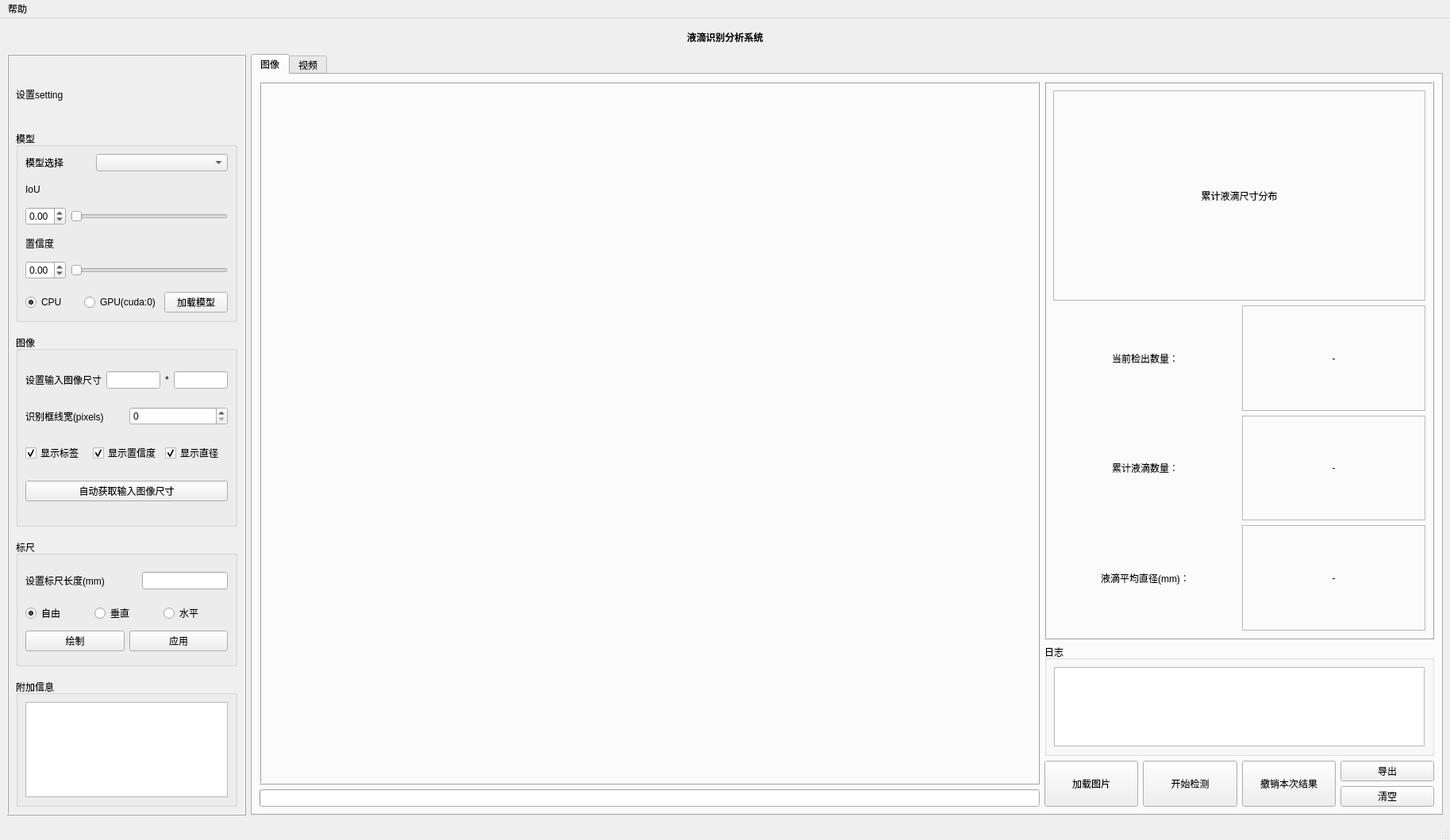
<?xml version="1.0" encoding="UTF-8"?>
<ui version="4.0">
 <class>MainWindow</class>
 <widget class="QMainWindow" name="MainWindow">
  <property name="geometry">
   <rect>
    <x>0</x>
    <y>0</y>
    <width>1827</width>
    <height>1059</height>
   </rect>
  </property>
  <property name="windowTitle">
   <string>MainWindow</string>
  </property>
  <property name="statusTip">
   <string/>
  </property>
  <property name="animated">
   <bool>true</bool>
  </property>
  <widget class="QWidget" name="centralwidget">
   <layout class="QVBoxLayout" name="verticalLayout_5">
    <item>
     <widget class="QLabel" name="label">
      <property name="sizePolicy">
       <sizepolicy hsizetype="Preferred" vsizetype="Minimum">
        <horstretch>0</horstretch>
        <verstretch>0</verstretch>
       </sizepolicy>
      </property>
      <property name="minimumSize">
       <size>
        <width>0</width>
        <height>30</height>
       </size>
      </property>
      <property name="styleSheet">
       <string notr="true">font: 12pt &quot;微软雅黑&quot;;
                                font-weight:bold;
                            </string>
      </property>
      <property name="text">
       <string>液滴识别分析系统</string>
      </property>
      <property name="alignment">
       <set>Qt::AlignCenter</set>
      </property>
     </widget>
    </item>
    <item>
     <layout class="QHBoxLayout" name="horizontalLayout_2" stretch="1,5">
      <item>
       <widget class="QFrame" name="frame_3">
        <property name="frameShape">
         <enum>QFrame::Box</enum>
        </property>
        <property name="frameShadow">
         <enum>QFrame::Raised</enum>
        </property>
        <layout class="QVBoxLayout" name="verticalLayout_6" stretch="1,3,0,3,0,2,0,2">
         <item>
          <layout class="QHBoxLayout" name="horizontalLayout_3">
           <item>
            <widget class="QLabel" name="label_13">
             <property name="text">
              <string>设置setting</string>
             </property>
            </widget>
           </item>
          </layout>
         </item>
         <item>
          <widget class="QGroupBox" name="groupBox">
           <property name="cursor">
            <cursorShape>ArrowCursor</cursorShape>
           </property>
           <property name="title">
            <string>模型</string>
           </property>
           <layout class="QVBoxLayout" name="verticalLayout_7" stretch="1,1,1,0,0">
            <item>
             <layout class="QGridLayout" name="gridLayout_5" columnstretch="1,2">
              <item row="0" column="0">
               <widget class="QLabel" name="label_14">
                <property name="text">
                 <string>模型选择</string>
                </property>
               </widget>
              </item>
              <item row="0" column="1">
               <widget class="QComboBox" name="detWeightsComboBox"/>
              </item>
             </layout>
            </item>
            <item>
             <layout class="QVBoxLayout" name="verticalLayout_10">
              <item>
               <widget class="QLabel" name="label_15">
                <property name="text">
                 <string>IoU</string>
                </property>
               </widget>
              </item>
              <item>
               <layout class="QHBoxLayout" name="horizontalLayout_6">
                <item>
                 <widget class="QDoubleSpinBox" name="picIouSpinBox">
                  <property name="wrapping">
                   <bool>true</bool>
                  </property>
                  <property name="minimum">
                   <double>0.000000000000000</double>
                  </property>
                  <property name="maximum">
                   <double>1.000000000000000</double>
                  </property>
                  <property name="singleStep">
                   <double>0.010000000000000</double>
                  </property>
                 </widget>
                </item>
                <item>
                 <widget class="QSlider" name="picIouSlider">
                  <property name="maximum">
                   <number>100</number>
                  </property>
                  <property name="singleStep">
                   <number>1</number>
                  </property>
                  <property name="orientation">
                   <enum>Qt::Horizontal</enum>
                  </property>
                 </widget>
                </item>
               </layout>
              </item>
             </layout>
            </item>
            <item>
             <layout class="QVBoxLayout" name="verticalLayout_12">
              <item>
               <widget class="QLabel" name="label_16">
                <property name="text">
                 <string>置信度</string>
                </property>
               </widget>
              </item>
              <item>
               <layout class="QHBoxLayout" name="horizontalLayout_8">
                <item>
                 <widget class="QDoubleSpinBox" name="picConfSpinBox">
                  <property name="wrapping">
                   <bool>true</bool>
                  </property>
                  <property name="maximum">
                   <double>1.000000000000000</double>
                  </property>
                  <property name="singleStep">
                   <double>0.010000000000000</double>
                  </property>
                 </widget>
                </item>
                <item>
                 <widget class="QSlider" name="picConfSlider">
                  <property name="cursor">
                   <cursorShape>ArrowCursor</cursorShape>
                  </property>
                  <property name="maximum">
                   <number>100</number>
                  </property>
                  <property name="orientation">
                   <enum>Qt::Horizontal</enum>
                  </property>
                 </widget>
                </item>
               </layout>
              </item>
             </layout>
            </item>
            <item>
             <spacer name="verticalSpacer_4">
              <property name="orientation">
               <enum>Qt::Vertical</enum>
              </property>
              <property name="sizeHint" stdset="0">
               <size>
                <width>20</width>
                <height>10</height>
               </size>
              </property>
             </spacer>
            </item>
            <item>
             <layout class="QHBoxLayout" name="horizontalLayout_7" stretch="0,0,0">
              <item>
               <widget class="QRadioButton" name="cpuRaidoButton">
                <property name="text">
                 <string>CPU</string>
                </property>
                <property name="checked">
                 <bool>true</bool>
                </property>
                <property name="autoExclusive">
                 <bool>true</bool>
                </property>
               </widget>
              </item>
              <item>
               <widget class="QRadioButton" name="gpuRadioButton">
                <property name="text">
                 <string>GPU(cuda:0)</string>
                </property>
               </widget>
              </item>
              <item>
               <widget class="QPushButton" name="pic_model_load_button">
                <property name="text">
                 <string>加载模型</string>
                </property>
               </widget>
              </item>
             </layout>
            </item>
           </layout>
          </widget>
         </item>
         <item>
          <spacer name="verticalSpacer">
           <property name="orientation">
            <enum>Qt::Vertical</enum>
           </property>
           <property name="sizeHint" stdset="0">
            <size>
             <width>20</width>
             <height>10</height>
            </size>
           </property>
          </spacer>
         </item>
         <item>
          <widget class="QGroupBox" name="groupBox_5">
           <property name="title">
            <string>图像</string>
           </property>
           <layout class="QVBoxLayout" name="verticalLayout_15" stretch="1,2,2,0">
            <item>
             <layout class="QHBoxLayout" name="horizontalLayout_10">
              <item>
               <widget class="QLabel" name="label_19">
                <property name="text">
                 <string>设置输入图像尺寸</string>
                </property>
               </widget>
              </item>
              <item>
               <widget class="QLineEdit" name="lineEdit_2">
                <property name="text">
                 <string/>
                </property>
               </widget>
              </item>
              <item>
               <widget class="QLabel" name="label_20">
                <property name="text">
                 <string>*</string>
                </property>
               </widget>
              </item>
              <item>
               <widget class="QLineEdit" name="lineEdit_3"/>
              </item>
             </layout>
            </item>
            <item>
             <layout class="QHBoxLayout" name="horizontalLayout_11" stretch="3,3">
              <item>
               <widget class="QLabel" name="label_12">
                <property name="text">
                 <string>识别框线宽(pixels)</string>
                </property>
               </widget>
              </item>
              <item>
               <widget class="QSpinBox" name="detectLineWidthSpinBox"/>
              </item>
             </layout>
            </item>
            <item>
             <layout class="QHBoxLayout" name="horizontalLayout_12">
              <item>
               <widget class="QCheckBox" name="showLabelCheckBox">
                <property name="text">
                 <string>显示标签</string>
                </property>
                <property name="checked">
                 <bool>true</bool>
                </property>
               </widget>
              </item>
              <item>
               <widget class="QCheckBox" name="showConfCheckBox">
                <property name="text">
                 <string>显示置信度</string>
                </property>
                <property name="checked">
                 <bool>true</bool>
                </property>
               </widget>
              </item>
              <item>
               <widget class="QCheckBox" name="showDiaCheckBox">
                <property name="text">
                 <string>显示直径</string>
                </property>
                <property name="checked">
                 <bool>true</bool>
                </property>
               </widget>
              </item>
             </layout>
            </item>
            <item>
             <widget class="QPushButton" name="getPicSizeButton">
              <property name="text">
               <string>自动获取输入图像尺寸</string>
              </property>
             </widget>
            </item>
           </layout>
          </widget>
         </item>
         <item>
          <spacer name="verticalSpacer_2">
           <property name="orientation">
            <enum>Qt::Vertical</enum>
           </property>
           <property name="sizeHint" stdset="0">
            <size>
             <width>20</width>
             <height>10</height>
            </size>
           </property>
          </spacer>
         </item>
         <item>
          <widget class="QGroupBox" name="groupBox_2">
           <property name="title">
            <string>标尺</string>
           </property>
           <layout class="QVBoxLayout" name="verticalLayout_8">
            <item>
             <layout class="QHBoxLayout" name="horizontalLayout_4">
              <item>
               <widget class="QLabel" name="label_2">
                <property name="text">
                 <string>设置标尺长度(mm)</string>
                </property>
               </widget>
              </item>
              <item>
               <spacer name="horizontalSpacer_2">
                <property name="orientation">
                 <enum>Qt::Horizontal</enum>
                </property>
                <property name="sizeHint" stdset="0">
                 <size>
                  <width>28</width>
                  <height>38</height>
                 </size>
                </property>
               </spacer>
              </item>
              <item>
               <widget class="QLineEdit" name="lineEdit">
                <property name="alignment">
                 <set>Qt::AlignCenter</set>
                </property>
               </widget>
              </item>
             </layout>
            </item>
            <item>
             <layout class="QHBoxLayout" name="horizontalLayout_9">
              <item>
               <widget class="QRadioButton" name="freeRadioButton">
                <property name="text">
                 <string>自由</string>
                </property>
                <property name="checked">
                 <bool>true</bool>
                </property>
               </widget>
              </item>
              <item>
               <widget class="QRadioButton" name="verticalRadioButton">
                <property name="text">
                 <string>垂直</string>
                </property>
               </widget>
              </item>
              <item>
               <widget class="QRadioButton" name="horizontalRadioButton">
                <property name="text">
                 <string>水平</string>
                </property>
               </widget>
              </item>
             </layout>
            </item>
            <item>
             <layout class="QHBoxLayout" name="horizontalLayout_5">
              <item>
               <widget class="QPushButton" name="set_cali_button">
                <property name="text">
                 <string>绘制</string>
                </property>
               </widget>
              </item>
              <item>
               <widget class="QPushButton" name="con_cali_button">
                <property name="text">
                 <string>应用</string>
                </property>
               </widget>
              </item>
             </layout>
            </item>
           </layout>
          </widget>
         </item>
         <item>
          <spacer name="verticalSpacer_3">
           <property name="orientation">
            <enum>Qt::Vertical</enum>
           </property>
           <property name="sizeHint" stdset="0">
            <size>
             <width>20</width>
             <height>10</height>
            </size>
           </property>
          </spacer>
         </item>
         <item>
          <widget class="QGroupBox" name="groupBox_3">
           <property name="title">
            <string>附加信息</string>
           </property>
           <layout class="QVBoxLayout" name="verticalLayout_9">
            <item>
             <widget class="QTextEdit" name="addTextEdit"/>
            </item>
           </layout>
          </widget>
         </item>
        </layout>
       </widget>
      </item>
      <item>
       <widget class="QTabWidget" name="tabWidget">
        <property name="currentIndex">
         <number>0</number>
        </property>
        <widget class="QWidget" name="tab">
         <attribute name="title">
          <string>图像</string>
         </attribute>
         <layout class="QVBoxLayout" name="verticalLayout_4">
          <item>
           <layout class="QHBoxLayout" name="horizontalLayout" stretch="4,2">
            <item>
             <layout class="QVBoxLayout" name="verticalLayout" stretch="10,0">
              <item>
               <widget class="QFrame" name="frame">
                <property name="frameShape">
                 <enum>QFrame::Box</enum>
                </property>
                <property name="frameShadow">
                 <enum>QFrame::Raised</enum>
                </property>
                <layout class="QVBoxLayout" name="verticalLayout_2">
                 <item>
                  <layout class="QVBoxLayout" name="imgVerticalLayout"/>
                 </item>
                </layout>
               </widget>
              </item>
              <item>
               <widget class="QProgressBar" name="picProgressBar">
                <property name="value">
                 <number>0</number>
                </property>
                <property name="textVisible">
                 <bool>false</bool>
                </property>
               </widget>
              </item>
             </layout>
            </item>
            <item>
             <layout class="QVBoxLayout" name="verticalLayout_3" stretch="10,2,0">
              <item>
               <widget class="QFrame" name="frame_2">
                <property name="frameShape">
                 <enum>QFrame::Box</enum>
                </property>
                <property name="frameShadow">
                 <enum>QFrame::Raised</enum>
                </property>
                <layout class="QGridLayout" name="gridLayout_2" rowstretch="2,20,1,1,1">
                 <item row="3" column="0">
                  <widget class="QLabel" name="label_4">
                   <property name="text">
                    <string>累计液滴数量：</string>
                   </property>
                   <property name="alignment">
                    <set>Qt::AlignCenter</set>
                   </property>
                  </widget>
                 </item>
                 <item row="4" column="1">
                  <widget class="QLabel" name="label_7">
                   <property name="frameShape">
                    <enum>QFrame::StyledPanel</enum>
                   </property>
                   <property name="frameShadow">
                    <enum>QFrame::Plain</enum>
                   </property>
                   <property name="text">
                    <string>-</string>
                   </property>
                   <property name="alignment">
                    <set>Qt::AlignCenter</set>
                   </property>
                  </widget>
                 </item>
                 <item row="2" column="0">
                  <widget class="QLabel" name="label_17">
                   <property name="text">
                    <string>当前检出数量：</string>
                   </property>
                   <property name="alignment">
                    <set>Qt::AlignCenter</set>
                   </property>
                  </widget>
                 </item>
                 <item row="0" column="0" colspan="2">
                  <widget class="QLabel" name="label_3">
                   <property name="styleSheet">
                    <string notr="true">font: 10pt &quot;微软雅黑&quot;;</string>
                   </property>
                   <property name="frameShape">
                    <enum>QFrame::StyledPanel</enum>
                   </property>
                   <property name="text">
                    <string>累计液滴尺寸分布</string>
                   </property>
                   <property name="textFormat">
                    <enum>Qt::PlainText</enum>
                   </property>
                   <property name="alignment">
                    <set>Qt::AlignCenter</set>
                   </property>
                  </widget>
                 </item>
                 <item row="3" column="1">
                  <widget class="QLabel" name="label_6">
                   <property name="frameShape">
                    <enum>QFrame::StyledPanel</enum>
                   </property>
                   <property name="frameShadow">
                    <enum>QFrame::Plain</enum>
                   </property>
                   <property name="text">
                    <string>-</string>
                   </property>
                   <property name="alignment">
                    <set>Qt::AlignCenter</set>
                   </property>
                  </widget>
                 </item>
                 <item row="2" column="1">
                  <widget class="QLabel" name="label_18">
                   <property name="frameShape">
                    <enum>QFrame::StyledPanel</enum>
                   </property>
                   <property name="frameShadow">
                    <enum>QFrame::Plain</enum>
                   </property>
                   <property name="text">
                    <string>-</string>
                   </property>
                   <property name="alignment">
                    <set>Qt::AlignCenter</set>
                   </property>
                  </widget>
                 </item>
                 <item row="4" column="0">
                  <widget class="QLabel" name="label_5">
                   <property name="text">
                    <string>液滴平均直径(mm)：</string>
                   </property>
                   <property name="alignment">
                    <set>Qt::AlignCenter</set>
                   </property>
                  </widget>
                 </item>
                 <item row="1" column="0" colspan="2">
                  <layout class="QVBoxLayout" name="verticalLayout_19"/>
                 </item>
                </layout>
               </widget>
              </item>
              <item>
               <widget class="QGroupBox" name="groupBox_4">
                <property name="title">
                 <string>日志</string>
                </property>
                <layout class="QVBoxLayout" name="verticalLayout_14">
                 <item>
                  <widget class="QTextEdit" name="logTextEdit"/>
                 </item>
                </layout>
               </widget>
              </item>
              <item>
               <layout class="QGridLayout" name="gridLayout">
                <item row="1" column="3">
                 <widget class="QPushButton" name="clearButton">
                  <property name="text">
                   <string>清空</string>
                  </property>
                 </widget>
                </item>
                <item row="0" column="3">
                 <widget class="QPushButton" name="saveButton">
                  <property name="text">
                   <string>导出</string>
                  </property>
                 </widget>
                </item>
                <item row="0" column="2" rowspan="2">
                 <widget class="QPushButton" name="withdrawButton">
                  <property name="sizePolicy">
                   <sizepolicy hsizetype="Minimum" vsizetype="Preferred">
                    <horstretch>0</horstretch>
                    <verstretch>0</verstretch>
                   </sizepolicy>
                  </property>
                  <property name="text">
                   <string>撤销本次结果</string>
                  </property>
                 </widget>
                </item>
                <item row="0" column="0" rowspan="2">
                 <widget class="QPushButton" name="up_img_button">
                  <property name="sizePolicy">
                   <sizepolicy hsizetype="Minimum" vsizetype="Preferred">
                    <horstretch>0</horstretch>
                    <verstretch>0</verstretch>
                   </sizepolicy>
                  </property>
                  <property name="text">
                   <string>加载图片</string>
                  </property>
                 </widget>
                </item>
                <item row="0" column="1" rowspan="2">
                 <widget class="QPushButton" name="det_img_button">
                  <property name="sizePolicy">
                   <sizepolicy hsizetype="Minimum" vsizetype="Preferred">
                    <horstretch>0</horstretch>
                    <verstretch>0</verstretch>
                   </sizepolicy>
                  </property>
                  <property name="text">
                   <string>开始检测</string>
                  </property>
                 </widget>
                </item>
               </layout>
              </item>
             </layout>
            </item>
           </layout>
          </item>
         </layout>
        </widget>
        <widget class="QWidget" name="tab_2">
         <attribute name="title">
          <string>视频</string>
         </attribute>
         <layout class="QVBoxLayout" name="verticalLayout_18">
          <item>
           <layout class="QHBoxLayout" name="horizontalLayout_19" stretch="3,2">
            <item>
             <layout class="QVBoxLayout" name="verticalLayout_11" stretch="5,1">
              <item>
               <layout class="QHBoxLayout" name="horizontalLayout_16" stretch="0">
                <item>
                 <layout class="QVBoxLayout" name="vidVerticalLayout"/>
                </item>
               </layout>
              </item>
              <item>
               <layout class="QVBoxLayout" name="verticalLayout_21">
                <item>
                 <layout class="QHBoxLayout" name="horizontalLayout_15">
                  <item>
                   <widget class="QPushButton" name="playVidPushButton">
                    <property name="text">
                     <string>Start</string>
                    </property>
                   </widget>
                  </item>
                  <item>
                   <widget class="QSlider" name="vidProgressHorizontalSlider">
                    <property name="minimum">
                     <number>1</number>
                    </property>
                    <property name="orientation">
                     <enum>Qt::Horizontal</enum>
                    </property>
                   </widget>
                  </item>
                  <item>
                   <widget class="QLabel" name="label_26">
                    <property name="text">
                     <string>-/-</string>
                    </property>
                   </widget>
                  </item>
                  <item>
                   <widget class="QPushButton" name="saveFramePushButton">
                    <property name="text">
                     <string>保存该帧</string>
                    </property>
                   </widget>
                  </item>
                 </layout>
                </item>
                <item>
                 <layout class="QHBoxLayout" name="horizontalLayout_18" stretch="2,2,2,1">
                  <item>
                   <widget class="QGroupBox" name="groupBox_8">
                    <property name="title">
                     <string>检测设置</string>
                    </property>
                    <layout class="QHBoxLayout" name="horizontalLayout_13">
                     <item>
                      <layout class="QGridLayout" name="gridLayout_6">
                       <item row="0" column="0">
                        <widget class="QCheckBox" name="checkBox_3">
                         <property name="text">
                          <string>显示速度</string>
                         </property>
                        </widget>
                       </item>
                       <item row="1" column="0">
                        <widget class="QCheckBox" name="checkBox_5">
                         <property name="text">
                          <string>显示ID</string>
                         </property>
                        </widget>
                       </item>
                       <item row="0" column="1">
                        <widget class="QPushButton" name="realTimedetBtn">
                         <property name="sizePolicy">
                          <sizepolicy hsizetype="Minimum" vsizetype="Maximum">
                           <horstretch>0</horstretch>
                           <verstretch>0</verstretch>
                          </sizepolicy>
                         </property>
                         <property name="text">
                          <string>实时检测</string>
                         </property>
                        </widget>
                       </item>
                       <item row="1" column="1">
                        <widget class="QLabel" name="rtDetStatelabel">
                         <property name="text">
                          <string>实时检测：关</string>
                         </property>
                        </widget>
                       </item>
                      </layout>
                     </item>
                    </layout>
                   </widget>
                  </item>
                  <item>
                   <widget class="QGroupBox" name="groupBox_6">
                    <property name="title">
                     <string>OC-SORT</string>
                    </property>
                    <layout class="QHBoxLayout" name="horizontalLayout_14" stretch="2,3">
                     <item>
                      <layout class="QVBoxLayout" name="verticalLayout_13">
                       <item>
                        <widget class="QLabel" name="label_11">
                         <property name="text">
                          <string>MAX DIST</string>
                         </property>
                        </widget>
                       </item>
                       <item>
                        <widget class="QLabel" name="label_21">
                         <property name="text">
                          <string>MAX IOU</string>
                         </property>
                        </widget>
                       </item>
                       <item>
                        <widget class="QLabel" name="label_22">
                         <property name="text">
                          <string>MAX AGE</string>
                         </property>
                        </widget>
                       </item>
                      </layout>
                     </item>
                     <item>
                      <layout class="QVBoxLayout" name="verticalLayout_16">
                       <item>
                        <widget class="QDoubleSpinBox" name="trackDistSpinBox"/>
                       </item>
                       <item>
                        <widget class="QDoubleSpinBox" name="trackIouSpinBox"/>
                       </item>
                       <item>
                        <widget class="QSpinBox" name="trackAgeSpinBox"/>
                       </item>
                      </layout>
                     </item>
                    </layout>
                   </widget>
                  </item>
                  <item>
                   <widget class="QGroupBox" name="groupBox_7">
                    <property name="title">
                     <string>视频设置</string>
                    </property>
                    <layout class="QGridLayout" name="gridLayout_3">
                     <item row="0" column="0">
                      <widget class="QLabel" name="label_23">
                       <property name="text">
                        <string>原始帧率</string>
                       </property>
                      </widget>
                     </item>
                     <item row="0" column="1">
                      <widget class="QSpinBox" name="originalFrameSpinBox">
                       <property name="minimum">
                        <number>1</number>
                       </property>
                       <property name="maximum">
                        <number>500</number>
                       </property>
                      </widget>
                     </item>
                     <item row="1" column="0">
                      <widget class="QLabel" name="label_24">
                       <property name="text">
                        <string>输出帧率</string>
                       </property>
                      </widget>
                     </item>
                     <item row="1" column="1">
                      <widget class="QSpinBox" name="outputFrameSpinBox">
                       <property name="minimum">
                        <number>1</number>
                       </property>
                       <property name="maximum">
                        <number>500</number>
                       </property>
                      </widget>
                     </item>
                     <item row="2" column="0">
                      <widget class="QPushButton" name="setPlotScopePushButton">
                       <property name="text">
                        <string>绘制坐标范围</string>
                       </property>
                      </widget>
                     </item>
                     <item row="2" column="1">
                      <widget class="QPushButton" name="conScopePushButton">
                       <property name="text">
                        <string>应用</string>
                       </property>
                      </widget>
                     </item>
                    </layout>
                   </widget>
                  </item>
                  <item>
                   <layout class="QGridLayout" name="gridLayout_4">
                    <property name="sizeConstraint">
                     <enum>QLayout::SetDefaultConstraint</enum>
                    </property>
                    <item row="0" column="0">
                     <widget class="QPushButton" name="loadVidPushButton">
                      <property name="sizePolicy">
                       <sizepolicy hsizetype="Minimum" vsizetype="Preferred">
                        <horstretch>0</horstretch>
                        <verstretch>0</verstretch>
                       </sizepolicy>
                      </property>
                      <property name="text">
                       <string>加载视频</string>
                      </property>
                      <property name="autoExclusive">
                       <bool>false</bool>
                      </property>
                      <property name="flat">
                       <bool>false</bool>
                      </property>
                     </widget>
                    </item>
                    <item row="1" column="0">
                     <widget class="QPushButton" name="detVidPushButton">
                      <property name="sizePolicy">
                       <sizepolicy hsizetype="Minimum" vsizetype="Preferred">
                        <horstretch>0</horstretch>
                        <verstretch>0</verstretch>
                       </sizepolicy>
                      </property>
                      <property name="text">
                       <string>开始检测</string>
                      </property>
                     </widget>
                    </item>
                    <item row="2" column="0">
                     <widget class="QPushButton" name="stopVidDetButton">
                      <property name="sizePolicy">
                       <sizepolicy hsizetype="Minimum" vsizetype="Preferred">
                        <horstretch>0</horstretch>
                        <verstretch>0</verstretch>
                       </sizepolicy>
                      </property>
                      <property name="text">
                       <string>结束检测</string>
                      </property>
                     </widget>
                    </item>
                   </layout>
                  </item>
                 </layout>
                </item>
               </layout>
              </item>
             </layout>
            </item>
            <item>
             <layout class="QVBoxLayout" name="verticalLayout_20">
              <item>
               <widget class="QGroupBox" name="vidDetLogEdit">
                <property name="title">
                 <string>日志</string>
                </property>
                <layout class="QVBoxLayout" name="verticalLayout_17">
                 <item>
                  <widget class="QTextEdit" name="vidLogTextEdit"/>
                 </item>
                </layout>
               </widget>
              </item>
              <item>
               <layout class="QHBoxLayout" name="horizontalLayout_17">
                <item>
                 <widget class="QCheckBox" name="saveTrackResulesCheckBox">
                  <property name="text">
                   <string>保存结果</string>
                  </property>
                 </widget>
                </item>
                <item>
                 <widget class="QProgressBar" name="vidProgressBar">
                  <property name="value">
                   <number>24</number>
                  </property>
                  <property name="textVisible">
                   <bool>false</bool>
                  </property>
                 </widget>
                </item>
                <item>
                 <widget class="QPushButton" name="pushButton">
                  <property name="text">
                   <string>PushButton</string>
                  </property>
                 </widget>
                </item>
               </layout>
              </item>
             </layout>
            </item>
           </layout>
          </item>
         </layout>
        </widget>
       </widget>
      </item>
     </layout>
    </item>
   </layout>
  </widget>
  <widget class="QMenuBar" name="menubar">
   <property name="geometry">
    <rect>
     <x>0</x>
     <y>0</y>
     <width>1827</width>
     <height>26</height>
    </rect>
   </property>
   <widget class="QMenu" name="menu">
    <property name="title">
     <string>帮助</string>
    </property>
    <addaction name="actionInstructions"/>
   </widget>
   <addaction name="menu"/>
  </widget>
  <widget class="QStatusBar" name="statusbar">
   <property name="enabled">
    <bool>true</bool>
   </property>
   <property name="statusTip">
    <string/>
   </property>
   <property name="autoFillBackground">
    <bool>false</bool>
   </property>
   <property name="styleSheet">
    <string notr="true"/>
   </property>
  </widget>
  <action name="actionInstructions">
   <property name="text">
    <string>Instructions</string>
   </property>
  </action>
 </widget>
 <resources/>
 <connections/>
</ui>
